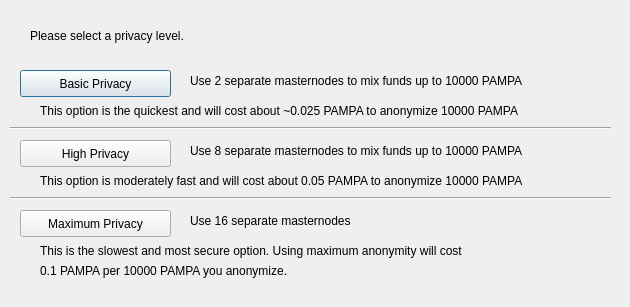
<?xml version="1.0" encoding="UTF-8"?>
<ui version="4.0">
 <class>ObfuscationConfig</class>
 <widget class="QDialog" name="ObfuscationConfig">
  <property name="geometry">
   <rect>
    <x>0</x>
    <y>0</y>
    <width>630</width>
    <height>307</height>
   </rect>
  </property>
  <property name="windowTitle">
   <string>Configure Obfuscation</string>
  </property>
  <widget class="QPushButton" name="buttonBasic">
   <property name="geometry">
    <rect>
     <x>20</x>
     <y>70</y>
     <width>151</width>
     <height>27</height>
    </rect>
   </property>
   <property name="text">
    <string>Basic Privacy</string>
   </property>
  </widget>
  <widget class="QPushButton" name="buttonHigh">
   <property name="geometry">
    <rect>
     <x>20</x>
     <y>140</y>
     <width>151</width>
     <height>27</height>
    </rect>
   </property>
   <property name="text">
    <string>High Privacy</string>
   </property>
  </widget>
  <widget class="QPushButton" name="buttonMax">
   <property name="geometry">
    <rect>
     <x>20</x>
     <y>210</y>
     <width>151</width>
     <height>27</height>
    </rect>
   </property>
   <property name="text">
    <string>Maximum Privacy</string>
   </property>
  </widget>
  <widget class="QLabel" name="label">
   <property name="geometry">
    <rect>
     <x>30</x>
     <y>20</y>
     <width>571</width>
     <height>31</height>
    </rect>
   </property>
   <property name="text">
    <string>Please select a privacy level.</string>
   </property>
  </widget>
  <widget class="QLabel" name="label_2">
   <property name="geometry">
    <rect>
     <x>190</x>
     <y>70</y>
     <width>421</width>
     <height>21</height>
    </rect>
   </property>
   <property name="text">
    <string>Use 2 separate masternodes to mix funds up to 10000 PAMPA</string>
   </property>
  </widget>
  <widget class="QLabel" name="label_3">
   <property name="geometry">
    <rect>
     <x>190</x>
     <y>140</y>
     <width>411</width>
     <height>21</height>
    </rect>
   </property>
   <property name="text">
    <string>Use 8 separate masternodes to mix funds up to 10000 PAMPA</string>
   </property>
  </widget>
  <widget class="QLabel" name="label_4">
   <property name="geometry">
    <rect>
     <x>190</x>
     <y>210</y>
     <width>421</width>
     <height>21</height>
    </rect>
   </property>
   <property name="text">
    <string>Use 16 separate masternodes</string>
   </property>
  </widget>
  <widget class="QLabel" name="label_6">
   <property name="geometry">
    <rect>
     <x>40</x>
     <y>100</y>
     <width>561</width>
     <height>21</height>
    </rect>
   </property>
   <property name="text">
    <string>This option is the quickest and will cost about ~0.025 PAMPA to anonymize 10000 PAMPA</string>
   </property>
  </widget>
  <widget class="QLabel" name="label_7">
   <property name="geometry">
    <rect>
     <x>40</x>
     <y>170</y>
     <width>561</width>
     <height>21</height>
    </rect>
   </property>
   <property name="text">
    <string>This option is moderately fast and will cost about 0.05 PAMPA to anonymize 10000 PAMPA</string>
   </property>
  </widget>
  <widget class="QLabel" name="label_8">
   <property name="geometry">
    <rect>
     <x>40</x>
     <y>240</y>
     <width>561</width>
     <height>21</height>
    </rect>
   </property>
   <property name="text">
    <string>This is the slowest and most secure option. Using maximum anonymity will cost</string>
   </property>
  </widget>
  <widget class="QLabel" name="label_9">
   <property name="geometry">
    <rect>
     <x>40</x>
     <y>260</y>
     <width>561</width>
     <height>21</height>
    </rect>
   </property>
   <property name="text">
    <string>0.1 PAMPA per 10000 PAMPA you anonymize.</string>
   </property>
  </widget>
  <widget class="Line" name="line">
   <property name="geometry">
    <rect>
     <x>10</x>
     <y>120</y>
     <width>601</width>
     <height>16</height>
    </rect>
   </property>
   <property name="orientation">
    <enum>Qt::Horizontal</enum>
   </property>
  </widget>
  <widget class="Line" name="line_2">
   <property name="geometry">
    <rect>
     <x>10</x>
     <y>190</y>
     <width>601</width>
     <height>16</height>
    </rect>
   </property>
   <property name="orientation">
    <enum>Qt::Horizontal</enum>
   </property>
  </widget>
 </widget>
 <resources/>
 <connections/>
</ui>
